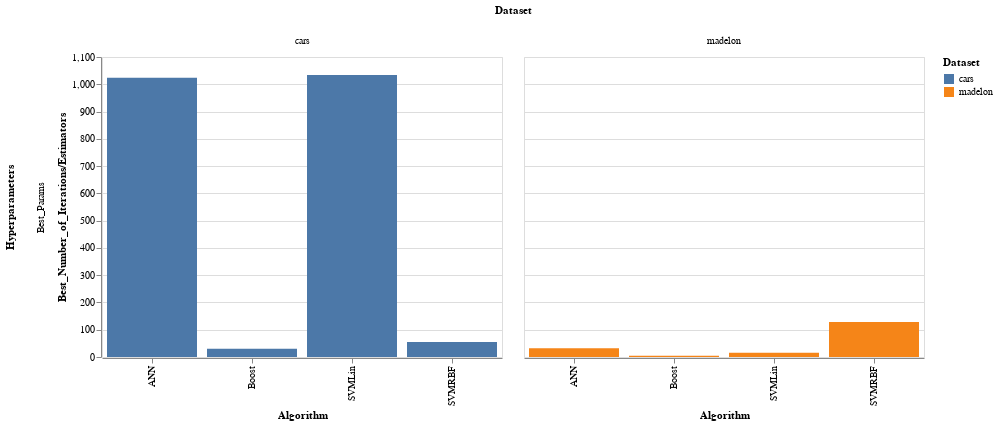

Notebook cell for this chart:
### Markdown cell above
Scoring is based on Test Set Scores

### Code cell
alt.Chart(iterations).mark_bar().encode(
    x='Algorithm:N',
    y=alt.Y('Best_Number_of_Iterations/Estimators:Q'),
    column='Dataset:N',
    row='Hyperparameters:N',
    color='Dataset:N'
).transform_filter(
    (alt.datum.Hyperparameters == 'Best_Params') 
)

### Figure 1 — Vega-Lite specification as saved in the notebook (floating-point values rounded to 4 significant figures)
{"$schema": "https://vega.github.io/schema/vega-lite/v2.6.0.json", "config": {"background": "white", "view": {"height": 300, "width": 400}}, "data": {"name": "data-1fd017c6cfb0f379bf17d5d8e8e10eb5"}, "datasets": {"data-1fd017c6cfb0f379bf17d5d8e8e10eb5": [{"Algorithm": "ANN", "Best_Number_of_Iterations/Estimators": 1024, "Dataset": "cars", "Hyperparameters": "Best_Params"}, {"Algorithm": "Boost", "Best_Number_of_Iterations/Estimators": 30, "Dataset": "cars", "Hyperparameters": "Best_Params"}, {"Algorithm": "SVMLin", "Best_Number_of_Iterations/Estimators": 1034, "Dataset": "cars", "Hyperparameters": "Best_Params"}, {"Algorithm": "SVMRBF", "Best_Number_of_Iterations/Estimators": 55, "Dataset": "cars", "Hyperparameters": "Best_Params"}, {"Algorithm": "ANN", "Best_Number_of_Iterations/Estimators": 32, "Dataset": "madelon", "Hyperparameters": "Best_Params"}, {"Algorithm": "Boost", "Best_Number_of_Iterations/Estimators": 5, "Dataset": "madelon", "Hyperparameters": "Best_Params"}, {"Algorithm": "SVMLin", "Best_Number_of_Iterations/Estimators": 16, "Dataset": "madelon", "Hyperparameters": "Best_Params"}, {"Algorithm": "SVMRBF", "Best_Number_of_Iterations/Estimators": 128, "Dataset": "madelon", "Hyperparameters": "Best_Params"}, {"Algorithm": "ANN", "Best_Number_of_Iterations/Estimators": 1024, "Dataset": "cars", "Hyperparameters": "No_Regularization"}, {"Algorithm": "Boost", "Best_Number_of_Iterations/Estimators": 1, "Dataset": "cars", "Hyperparameters": "No_Regularization"}, {"Algorithm": "SVMLin", "Best_Number_of_Iterations/Estimators": null, "Dataset": "cars", "Hyperparameters": "No_Regularization"}, {"Algorithm": "SVMRBF", "Best_Number_of_Iterations/Estimators": 49, "Dataset": "cars", "Hyperparameters": "No_Regularization"}, {"Algorithm": "ANN", "Best_Number_of_Iterations/Estimators": 32, "Dataset": "madelon", "Hyperparameters": "No_Regularization"}, {"Algorithm": "Boost", "Best_Number_of_Iterations/Estimators": 1, "Dataset": "madelon", "Hyperparameters": "No_Regularization"}, {"Algorithm": "SVMLin", "Best_Number_of_Iterations/Estimators": 200, "Dataset": "madelon", "Hyperparameters": "No_Regularization"}, {"Algorithm": "SVMRBF", "Best_Number_of_Iterations/Estimators": 100, "Dataset": "madelon", "Hyperparameters": "No_Regularization"}]}, "encoding": {"color": {"field": "Dataset", "type": "nominal"}, "column": {"field": "Dataset", "type": "nominal"}, "row": {"field": "Hyperparameters", "type": "nominal"}, "x": {"field": "Algorithm", "type": "nominal"}, "y": {"field": "Best_Number_of_Iterations/Estimators", "type": "quantitative"}}, "mark": "bar", "transform": [{"filter": "(datum.Hyperparameters === 'Best_Params')"}]}
